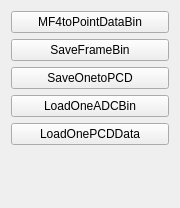
          <widget class="QWidget" name="page_4">
           <property name="geometry">
            <rect>
             <x>0</x>
             <y>0</y>
             <width>180</width>
             <height>208</height>
            </rect>
           </property>
           <attribute name="label">
            <string>☆ Data Transfer</string>
           </attribute>
           <layout class="QVBoxLayout" name="verticalLayout_12">
            <item>
             <widget class="QPushButton" name="TransferMDF4toPointdata">
              <property name="text">
               <string>MF4toPointDataBin</string>
              </property>
             </widget>
            </item>
            <item>
             <widget class="QPushButton" name="saveMultiFrameButton">
              <property name="text">
               <string>SaveFrameBin</string>
              </property>
             </widget>
            </item>
            <item>
             <widget class="QPushButton" name="saveButton">
              <property name="text">
               <string>SaveOnetoPCD</string>
              </property>
             </widget>
            </item>
            <item>
             <widget class="QPushButton" name="readRadar4T4Bin">
              <property name="text">
               <string>LoadOneADCBin</string>
              </property>
             </widget>
            </item>
            <item>
             <widget class="QPushButton" name="loadButton">
              <property name="text">
               <string>LoadOnePCDData</string>
              </property>
             </widget>
            </item>
            <item>
             <spacer name="verticalSpacer_2">
              <property name="orientation">
               <enum>Qt::Vertical</enum>
              </property>
              <property name="sizeHint" stdset="0">
               <size>
                <width>20</width>
                <height>40</height>
               </size>
              </property>
             </spacer>
            </item>
           </layout>
          </widget>
